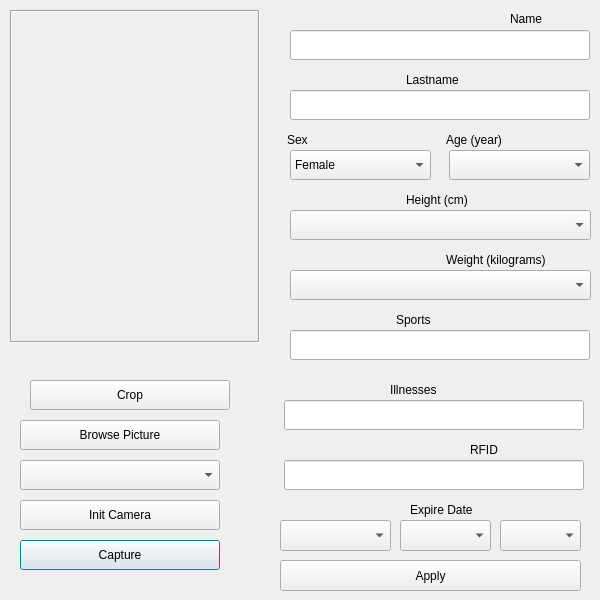
<?xml version="1.0" encoding="UTF-8"?>
<ui version="4.0">
 <class>addmemberdialog</class>
 <widget class="QDialog" name="addmemberdialog">
  <property name="geometry">
   <rect>
    <x>0</x>
    <y>0</y>
    <width>600</width>
    <height>600</height>
   </rect>
  </property>
  <property name="minimumSize">
   <size>
    <width>600</width>
    <height>600</height>
   </size>
  </property>
  <property name="maximumSize">
   <size>
    <width>600</width>
    <height>600</height>
   </size>
  </property>
  <property name="windowTitle">
   <string>Dialog</string>
  </property>
  <property name="layoutDirection">
   <enum>Qt::LeftToRight</enum>
  </property>
  <widget class="QComboBox" name="cbCamList">
   <property name="geometry">
    <rect>
     <x>20</x>
     <y>460</y>
     <width>200</width>
     <height>30</height>
    </rect>
   </property>
   <property name="layoutDirection">
    <enum>Qt::LeftToRight</enum>
   </property>
  </widget>
  <widget class="QPushButton" name="btnCapture">
   <property name="geometry">
    <rect>
     <x>20</x>
     <y>540</y>
     <width>200</width>
     <height>30</height>
    </rect>
   </property>
   <property name="text">
    <string>Capture</string>
   </property>
  </widget>
  <widget class="QPushButton" name="btnInitCam">
   <property name="geometry">
    <rect>
     <x>20</x>
     <y>500</y>
     <width>200</width>
     <height>30</height>
    </rect>
   </property>
   <property name="text">
    <string>Init Camera</string>
   </property>
  </widget>
  <widget class="QLabel" name="imageLabel">
   <property name="geometry">
    <rect>
     <x>10</x>
     <y>10</y>
     <width>250</width>
     <height>333</height>
    </rect>
   </property>
   <property name="layoutDirection">
    <enum>Qt::LeftToRight</enum>
   </property>
   <property name="frameShape">
    <enum>QFrame::Box</enum>
   </property>
   <property name="frameShadow">
    <enum>QFrame::Sunken</enum>
   </property>
   <property name="text">
    <string/>
   </property>
  </widget>
  <widget class="QLineEdit" name="tbFirstname">
   <property name="geometry">
    <rect>
     <x>290</x>
     <y>30</y>
     <width>300</width>
     <height>30</height>
    </rect>
   </property>
   <property name="layoutDirection">
    <enum>Qt::LeftToRight</enum>
   </property>
   <property name="maxLength">
    <number>64</number>
   </property>
  </widget>
  <widget class="QLabel" name="lFirstname">
   <property name="geometry">
    <rect>
     <x>510</x>
     <y>10</y>
     <width>67</width>
     <height>17</height>
    </rect>
   </property>
   <property name="text">
    <string>Name</string>
   </property>
  </widget>
  <widget class="QLabel" name="lLastname">
   <property name="geometry">
    <rect>
     <x>406</x>
     <y>70</y>
     <width>171</width>
     <height>20</height>
    </rect>
   </property>
   <property name="text">
    <string>Lastname</string>
   </property>
  </widget>
  <widget class="QLineEdit" name="tbLastname">
   <property name="geometry">
    <rect>
     <x>290</x>
     <y>90</y>
     <width>300</width>
     <height>30</height>
    </rect>
   </property>
   <property name="layoutDirection">
    <enum>Qt::LeftToRight</enum>
   </property>
   <property name="maxLength">
    <number>64</number>
   </property>
  </widget>
  <widget class="QLabel" name="lAge">
   <property name="geometry">
    <rect>
     <x>446</x>
     <y>130</y>
     <width>131</width>
     <height>20</height>
    </rect>
   </property>
   <property name="text">
    <string>Age (year)</string>
   </property>
  </widget>
  <widget class="QLabel" name="lHeight">
   <property name="geometry">
    <rect>
     <x>406</x>
     <y>190</y>
     <width>171</width>
     <height>20</height>
    </rect>
   </property>
   <property name="text">
    <string>Height (cm)</string>
   </property>
  </widget>
  <widget class="QLabel" name="lWeight">
   <property name="geometry">
    <rect>
     <x>446</x>
     <y>250</y>
     <width>131</width>
     <height>20</height>
    </rect>
   </property>
   <property name="text">
    <string>Weight (kilograms)</string>
   </property>
  </widget>
  <widget class="QLabel" name="lSport">
   <property name="geometry">
    <rect>
     <x>396</x>
     <y>310</y>
     <width>181</width>
     <height>20</height>
    </rect>
   </property>
   <property name="text">
    <string>Sports</string>
   </property>
  </widget>
  <widget class="QLineEdit" name="tbSport">
   <property name="geometry">
    <rect>
     <x>290</x>
     <y>330</y>
     <width>300</width>
     <height>30</height>
    </rect>
   </property>
   <property name="layoutDirection">
    <enum>Qt::LeftToRight</enum>
   </property>
   <property name="maxLength">
    <number>256</number>
   </property>
  </widget>
  <widget class="QLabel" name="lIllness">
   <property name="geometry">
    <rect>
     <x>390</x>
     <y>380</y>
     <width>181</width>
     <height>20</height>
    </rect>
   </property>
   <property name="text">
    <string>Illnesses</string>
   </property>
  </widget>
  <widget class="QLineEdit" name="tbIllness">
   <property name="geometry">
    <rect>
     <x>284</x>
     <y>400</y>
     <width>300</width>
     <height>30</height>
    </rect>
   </property>
   <property name="layoutDirection">
    <enum>Qt::LeftToRight</enum>
   </property>
   <property name="maxLength">
    <number>256</number>
   </property>
  </widget>
  <widget class="QLabel" name="lRFID">
   <property name="geometry">
    <rect>
     <x>470</x>
     <y>440</y>
     <width>101</width>
     <height>20</height>
    </rect>
   </property>
   <property name="text">
    <string>RFID</string>
   </property>
  </widget>
  <widget class="QLineEdit" name="tbRFID">
   <property name="geometry">
    <rect>
     <x>284</x>
     <y>460</y>
     <width>300</width>
     <height>30</height>
    </rect>
   </property>
   <property name="layoutDirection">
    <enum>Qt::LeftToRight</enum>
   </property>
   <property name="maxLength">
    <number>10</number>
   </property>
   <property name="alignment">
    <set>Qt::AlignCenter</set>
   </property>
  </widget>
  <widget class="QPushButton" name="btnBrowse">
   <property name="geometry">
    <rect>
     <x>20</x>
     <y>420</y>
     <width>200</width>
     <height>30</height>
    </rect>
   </property>
   <property name="text">
    <string>Browse Picture</string>
   </property>
  </widget>
  <widget class="QComboBox" name="cbAge">
   <property name="geometry">
    <rect>
     <x>449</x>
     <y>150</y>
     <width>141</width>
     <height>30</height>
    </rect>
   </property>
   <property name="layoutDirection">
    <enum>Qt::LeftToRight</enum>
   </property>
  </widget>
  <widget class="QComboBox" name="cbWeight">
   <property name="geometry">
    <rect>
     <x>290</x>
     <y>270</y>
     <width>301</width>
     <height>30</height>
    </rect>
   </property>
   <property name="layoutDirection">
    <enum>Qt::LeftToRight</enum>
   </property>
  </widget>
  <widget class="QComboBox" name="cbHeight">
   <property name="geometry">
    <rect>
     <x>290</x>
     <y>210</y>
     <width>301</width>
     <height>30</height>
    </rect>
   </property>
   <property name="layoutDirection">
    <enum>Qt::LeftToRight</enum>
   </property>
  </widget>
  <widget class="QPushButton" name="btnCrop">
   <property name="geometry">
    <rect>
     <x>30</x>
     <y>380</y>
     <width>200</width>
     <height>30</height>
    </rect>
   </property>
   <property name="text">
    <string>Crop</string>
   </property>
  </widget>
  <widget class="QPushButton" name="btnAdd">
   <property name="geometry">
    <rect>
     <x>280</x>
     <y>560</y>
     <width>301</width>
     <height>31</height>
    </rect>
   </property>
   <property name="text">
    <string>Apply</string>
   </property>
  </widget>
  <widget class="QComboBox" name="cbYear">
   <property name="geometry">
    <rect>
     <x>280</x>
     <y>520</y>
     <width>111</width>
     <height>31</height>
    </rect>
   </property>
   <property name="layoutDirection">
    <enum>Qt::LeftToRight</enum>
   </property>
  </widget>
  <widget class="QComboBox" name="cbMonth">
   <property name="geometry">
    <rect>
     <x>400</x>
     <y>520</y>
     <width>91</width>
     <height>31</height>
    </rect>
   </property>
   <property name="layoutDirection">
    <enum>Qt::LeftToRight</enum>
   </property>
  </widget>
  <widget class="QComboBox" name="cbDay">
   <property name="geometry">
    <rect>
     <x>500</x>
     <y>520</y>
     <width>81</width>
     <height>31</height>
    </rect>
   </property>
   <property name="layoutDirection">
    <enum>Qt::LeftToRight</enum>
   </property>
  </widget>
  <widget class="QLabel" name="lExpire">
   <property name="geometry">
    <rect>
     <x>410</x>
     <y>500</y>
     <width>161</width>
     <height>20</height>
    </rect>
   </property>
   <property name="text">
    <string>Expire Date</string>
   </property>
  </widget>
  <widget class="QLabel" name="lSex">
   <property name="geometry">
    <rect>
     <x>287</x>
     <y>130</y>
     <width>131</width>
     <height>20</height>
    </rect>
   </property>
   <property name="text">
    <string>Sex</string>
   </property>
  </widget>
  <widget class="QComboBox" name="cbSex">
   <property name="geometry">
    <rect>
     <x>290</x>
     <y>150</y>
     <width>141</width>
     <height>30</height>
    </rect>
   </property>
   <property name="layoutDirection">
    <enum>Qt::LeftToRight</enum>
   </property>
   <item>
    <property name="text">
     <string>Female</string>
    </property>
   </item>
   <item>
    <property name="text">
     <string>Male</string>
    </property>
   </item>
  </widget>
 </widget>
 <resources/>
 <connections/>
</ui>
